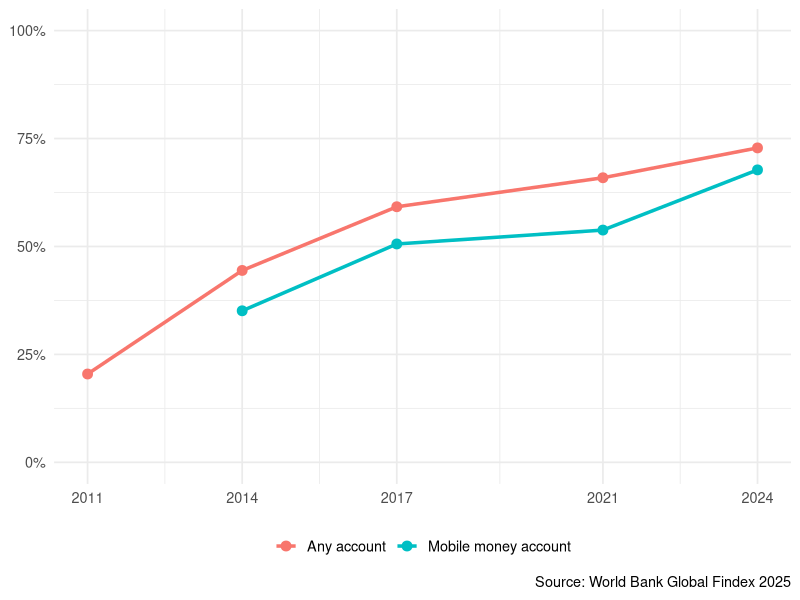
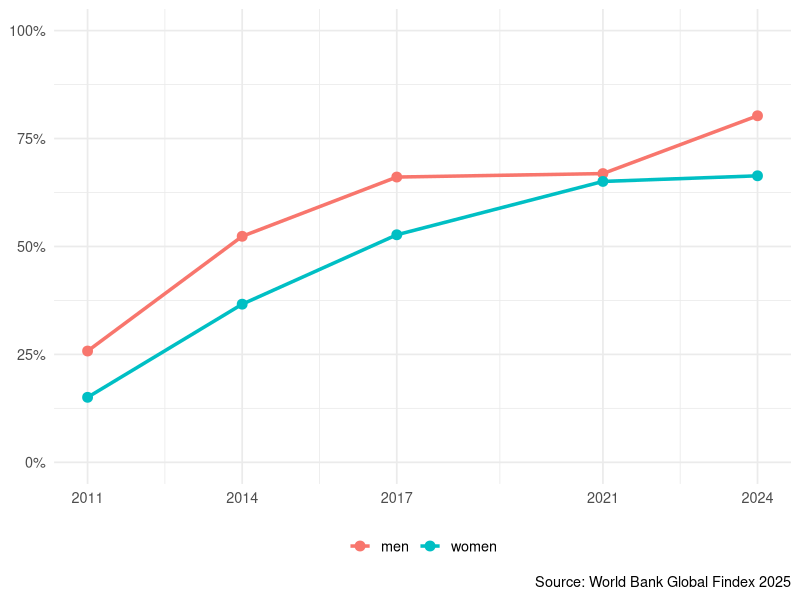
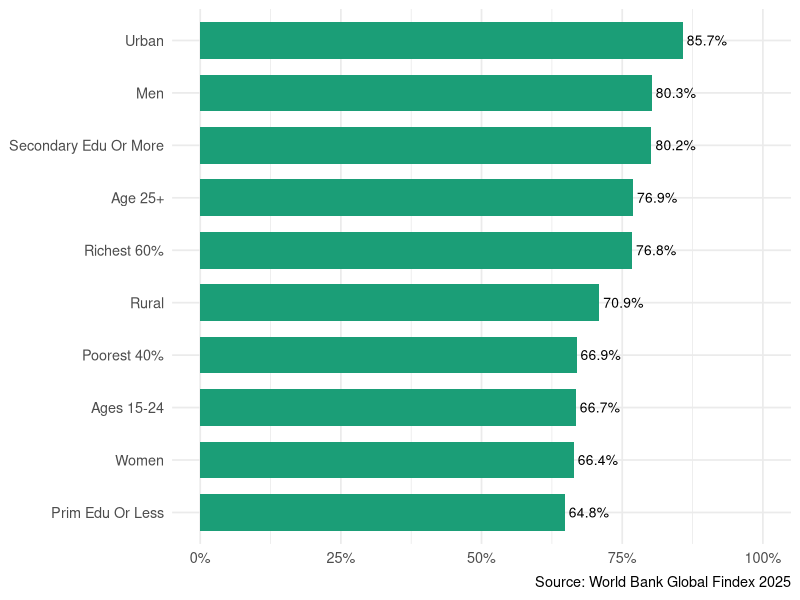

Source code (R) for these figures, in order:
## ---- chunk 1
library(tidyverse)
uganda <- read_csv("app_data/uganda_findex.csv", show_col_types = FALSE)
overall <- uganda %>% filter(group == "all")
gender <- uganda %>% filter(group == "gender")
## ---- chunk 2
trend <- overall %>%
  select(year, account_t_d, mobileaccount_t_d) %>%
  pivot_longer(-year, names_to = "type", values_to = "share") %>%
  mutate(type = recode(type,
    account_t_d = "Any account",
    mobileaccount_t_d = "Mobile money account"))

ggplot(trend, aes(year, share, colour = type)) +
  geom_line(linewidth = 1.2, na.rm = TRUE) +
  geom_point(size = 3, na.rm = TRUE) +
  scale_y_continuous(labels = scales::percent, limits = c(0, 1)) +
  scale_x_continuous(breaks = c(2011, 2014, 2017, 2021, 2024)) +
  labs(x = NULL, y = NULL, colour = NULL,
       caption = "Source: World Bank Global Findex 2025") +
  theme_minimal(base_size = 13) +
  theme(legend.position = "bottom")
## ---- chunk 3
ggplot(gender, aes(year, account_t_d, colour = group2)) +
  geom_line(linewidth = 1.2) +
  geom_point(size = 3) +
  scale_y_continuous(labels = scales::percent, limits = c(0, 1)) +
  scale_x_continuous(breaks = c(2011, 2014, 2017, 2021, 2024)) +
  labs(x = NULL, y = NULL, colour = NULL,
       caption = "Source: World Bank Global Findex 2025") +
  theme_minimal(base_size = 13) +
  theme(legend.position = "bottom")
## ---- chunk 4
gender %>%
  select(year, group2, account_t_d) %>%
  pivot_wider(names_from = group2, values_from = account_t_d) %>%
  mutate(`Gap (points)` = round((men - women) * 100, 1),
         men = scales::percent(men, accuracy = 0.1),
         women = scales::percent(women, accuracy = 0.1)) %>%
  rename(Year = year, Men = men, Women = women) %>%
  knitr::kable()
## ---- chunk 5
gaps <- uganda %>%
  filter(year == 2024, group != "all", group != "laborforce") %>%
  mutate(label = str_to_title(group2))

ggplot(gaps, aes(account_t_d, reorder(label, account_t_d))) +
  geom_col(fill = "#1b9e77", width = 0.7) +
  geom_text(aes(label = scales::percent(account_t_d, accuracy = 0.1)),
            hjust = -0.1, size = 3.5) +
  scale_x_continuous(labels = scales::percent, limits = c(0, 1)) +
  labs(x = NULL, y = NULL,
       caption = "Source: World Bank Global Findex 2025") +
  theme_minimal(base_size = 13)
